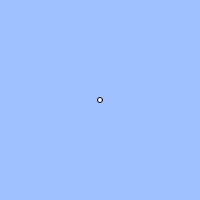
Frame 1 (no input)
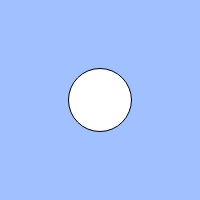
Frame 60 (no input)
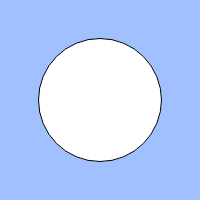
Frame 120 (the mouse pressed at the canvas centre since frame 60)

The p5.js sketch that drew these frames (run headless with seeded random() and noise() and a simulated clock; from frame 60 on, the mouse is pressed at the canvas centre):

// p5.js sketch
// ── sketch.js
// 練習問題「心臓の鼓動のように大きくなったり小さくなったりする円」
let count;
let cycle;
let x;
let lowTime;
let maxTime;

function setup(){
  createCanvas(200, 200);
  count = 0;
  cycle = 100;
}




function draw(){

  background(160, 192, 255);
  count = (count + 1) % cycle;
  // BLANK[1]

  //let size = count^2 + count*2 +1;
 // ellipse(width / 2, height / 2, size );

 if(keyIsDown(" ".charCodeAt(0))){
  if(count < 95){background(160, 192, 255);
  count = (count + 1) % cycle;
  
  let size = count*2; 
  
  ellipse(width / 2, height / 2, 50 );
  }
  else if(95<count <100){background(160, 192, 255);
    count = (count + 1) % cycle;
    
     
    
    ellipse(width / 2, height / 2, 100 );

  }
 }
 else{
  background(160, 192, 255);
  count = (count + 1) % cycle;
  // BLANK[1]

 let size = count^2 + count*2 +1;
 ellipse(width / 2, height / 2, size );

 }





}


 


function windowResized(){
  resizeCanvas(windowWidth, windowHeight);
}
